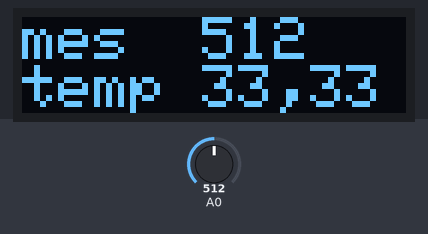
Bench run of a sketch on a simulated Arduino Nano, built with avr-gcc and run on an emulated ATmega328P. Parts: 128×32 one-colour display. Inputs (shaded band) come from the test bench; at power-on: A0 = 512. What the sketch prints to the serial monitor is not drawn.

Above: at 1.8 s.
1.9 s: A0 set to 716
At 2.4 s:
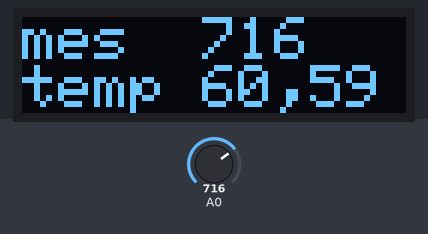
3.5 s: A0 set to 900
At 5.2 s:
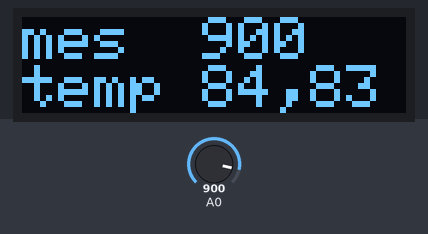
5.6 s: A0 set to 1023
At 6.8 s:
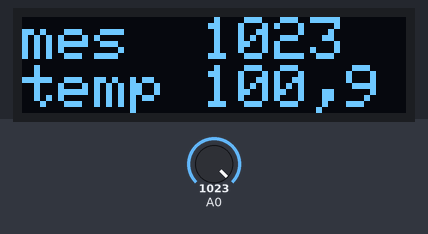
Timing chart, 0 to 8.6 s (numbered marks = the images above; inputs shaded):
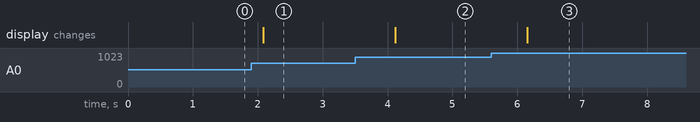

The sketch:

testCapteurTemperature.ino
```cpp
//
//  test Capteur de temperature
//
//  Created by    : Bruno FROGER
//  creation date : 2019-01-01
//
// Pour Arduino Nano
// processeur ATMega328P (old Bootloader)
//

#include <arduino.h>
#include <Adafruit_GFX.h>
#include <Adafruit_SSD1306.h>


Adafruit_SSD1306 display = Adafruit_SSD1306();

//*********************************************
//*
//*       S E T U P
//*
//*********************************************
void setup() {

  // initialize serial communication
  Serial.begin(38400);
  int timeoutInitSerial = 100;
  while (timeoutInitSerial-- > 0)
  {
    if (Serial)
      break;
    delay(10);
  }
  Serial.println("Serial initialized");

  display.begin(SSD1306_SWITCHCAPVCC, 0x3C);  // initialize with the I2C addr 0x3C (for the 128x32)
  display.setTextColor(WHITE);

}

int mesure;
long temperature;
long tmp;

//*********************************************
//*
//*       L O O P
//*
//*********************************************
void loop() {

  display.clearDisplay();
  display.setCursor(0,0);
  display.setTextSize(2);

  Serial.println("==============================");
  mesure = analogRead(A0);
  Serial.print("mesure      = ");
  Serial.println(mesure);
  display.print("mes  ");
  display.println(mesure);
  temperature = map(mesure,0,1023,-3272,10035);
  Serial.print("temperature = ");
  Serial.print(temperature/100);
  Serial.print(",");
  Serial.println(temperature-(temperature/100));
  display.print("temp ");
  display.print(temperature/100);
  display.print(",");
  display.println(temperature-(temperature/100));

  display.display();

  delay(1000);
}
```

Measured:
- after the input at 1.9 s, the display: changes after 0.18 s (image 1)
- after the input at 3.5 s, the display: changes after 0.62 s (image 2)
- after the input at 5.6 s, the display: changes after 0.55 s (image 3)
